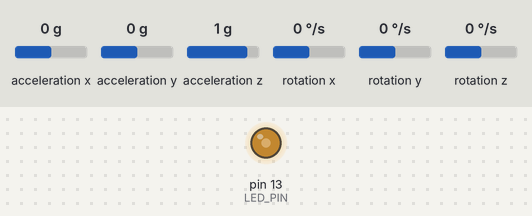
Recording of a sketch running on a simulated Arduino Uno, built with avr-gcc and run on an emulated ATmega328P. Parts: output pins drawn as LEDs (lit = HIGH). Inputs (shaded band) come from the test bench; at power-on: acceleration x 0 g, acceleration y 0 g, acceleration z 1 g, rotation x 0 °/s, rotation y 0 °/s, rotation z 0 °/s. What the sketch prints to the serial monitor is not drawn.

Above: at 1.2 s.
1.3 s: acceleration x set to -0.8 g
4.3 s: acceleration x set to -1.1 g
7.3 s: acceleration y set to -0.8 g
10.3 s: acceleration y set to -1.1 g
13.3 s: acceleration z set to -1.4 g
Timing chart, 0 to 17.3 s (numbered marks = the images above; inputs shaded):
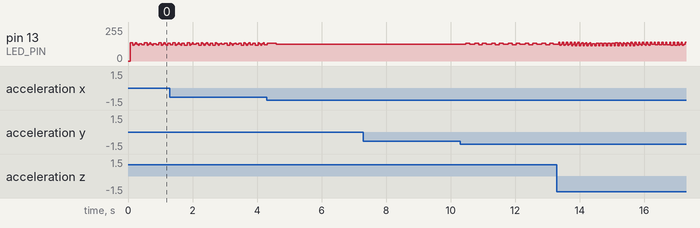

Measured:
- after the input at 10.3 s, pin 13 (LED_PIN): 126/255 → 132/255 after 0.17 s, then repeats every 0.52 s: 125/255 0.16 s, 133/255 0.12 s, 123/255 0.12 s, 132/255 0.12 s

The sketch:

MPU_2.ino
```cpp
// Arduino Wire library is required if I2Cdev I2CDEV_ARDUINO_WIRE implementation
// is used in I2Cdev.h
#include "Wire.h"
// I2Cdev and MPU6050 must be installed as libraries, or else the .cpp/.h files
// for both classes must be in the include path of your project
#include "I2Cdev.h"
#include "MPU6050.h"
// class default I2C address is 0x68
// specific I2C addresses may be passed as a parameter here
// AD0 low = 0x68 (default for InvenSense evaluation board)
// AD0 high = 0x69
MPU6050 accelgyro;

// 加速度
int16_t ax, ay, az;
//陀螺仪
int16_t gx, gy, gz;

#define LED_PIN 13
bool blinkState = false;

void setup() {
  // join I2C bus (I2Cdev library doesn't do this automatically)
  Wire.begin();

  // initialize serial communication
  // (38400 chosen because it works as well at 8MHz as it does at 16MHz, but
  // it's really up to you depending on your project)
  Serial.begin(38400);

  // initialize device
  Serial.println("Initializing I2C devices...");
  accelgyro.initialize();

  // verify connection
  Serial.println("Testing device connections...");
  Serial.println(accelgyro.testConnection() ? "MPU6050 connection successful" : "MPU6050 connection failed");

  // configure Arduino LED for
  pinMode(LED_PIN, OUTPUT);
}

void loop() {
  // read raw accel/gyro measurements from device
  accelgyro.getMotion6(&ax, &ay, &az, &gx, &gy, &gz);

  // these methods (and a few others) are also available
  //accelgyro.getAcceleration(&ax, &ay, &az);
  //accelgyro.getRotation(&gx, &gy, &gz);

  // display tab-separated accel/gyro x/y/z values
    Serial.print("a/g:\t");
    //单位都有默认的倍率，所以除上一些常数，当然可以修改倍率，但增大倍率精度会降低
    Serial.print(ax/16384); Serial.print("\t");
    Serial.print(ay/16384); Serial.print("\t");
    Serial.print(az/16384); Serial.print("\t");
    Serial.print(gx/131); Serial.print("\t");
    Serial.print(gy/131); Serial.print("\t");
    Serial.println(gz/131);
  // blink LED to indicate activity
  blinkState = !blinkState;
  digitalWrite(LED_PIN, blinkState);
}
```
